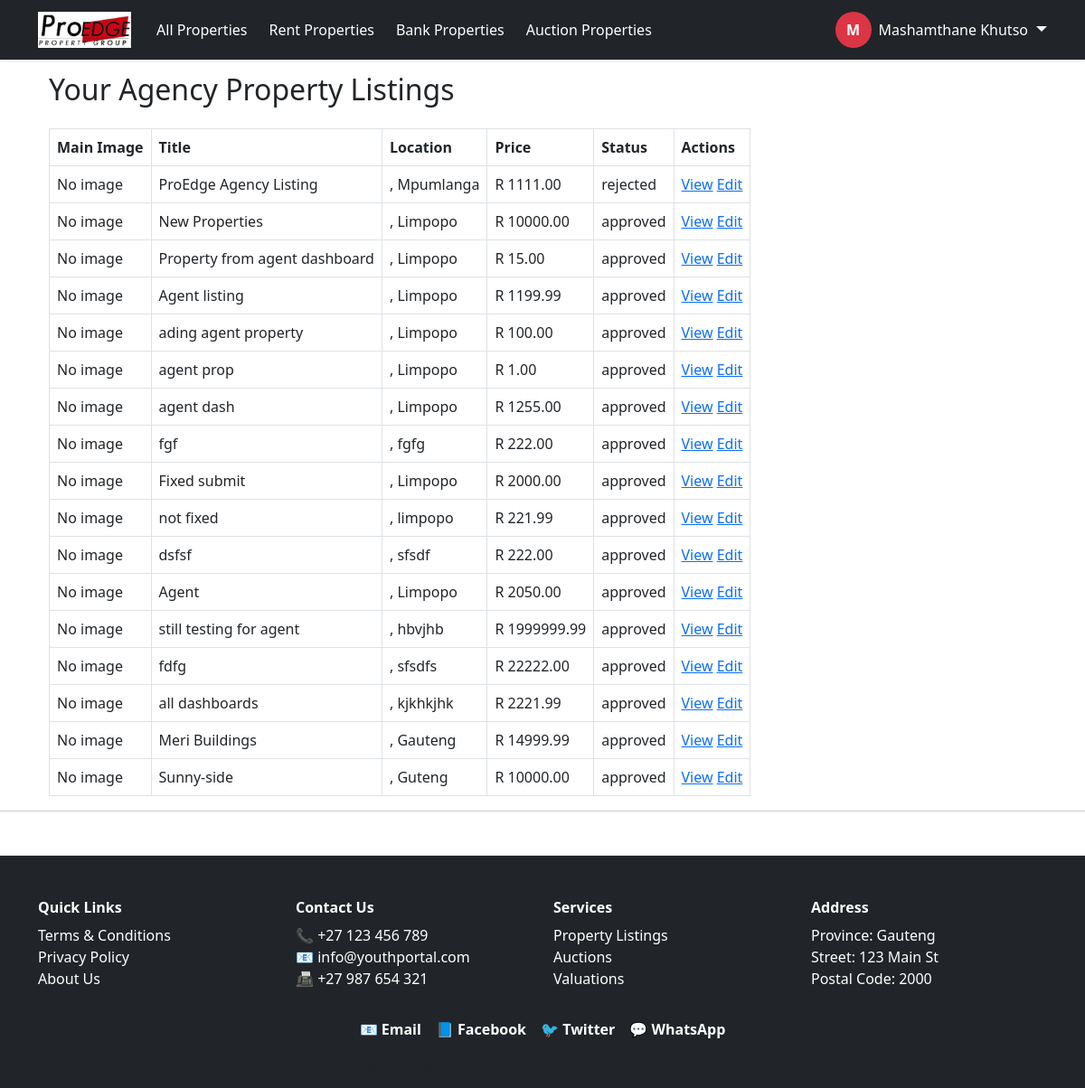
/agency/properties/ (signed in), run on an earlier commit of the app's database.
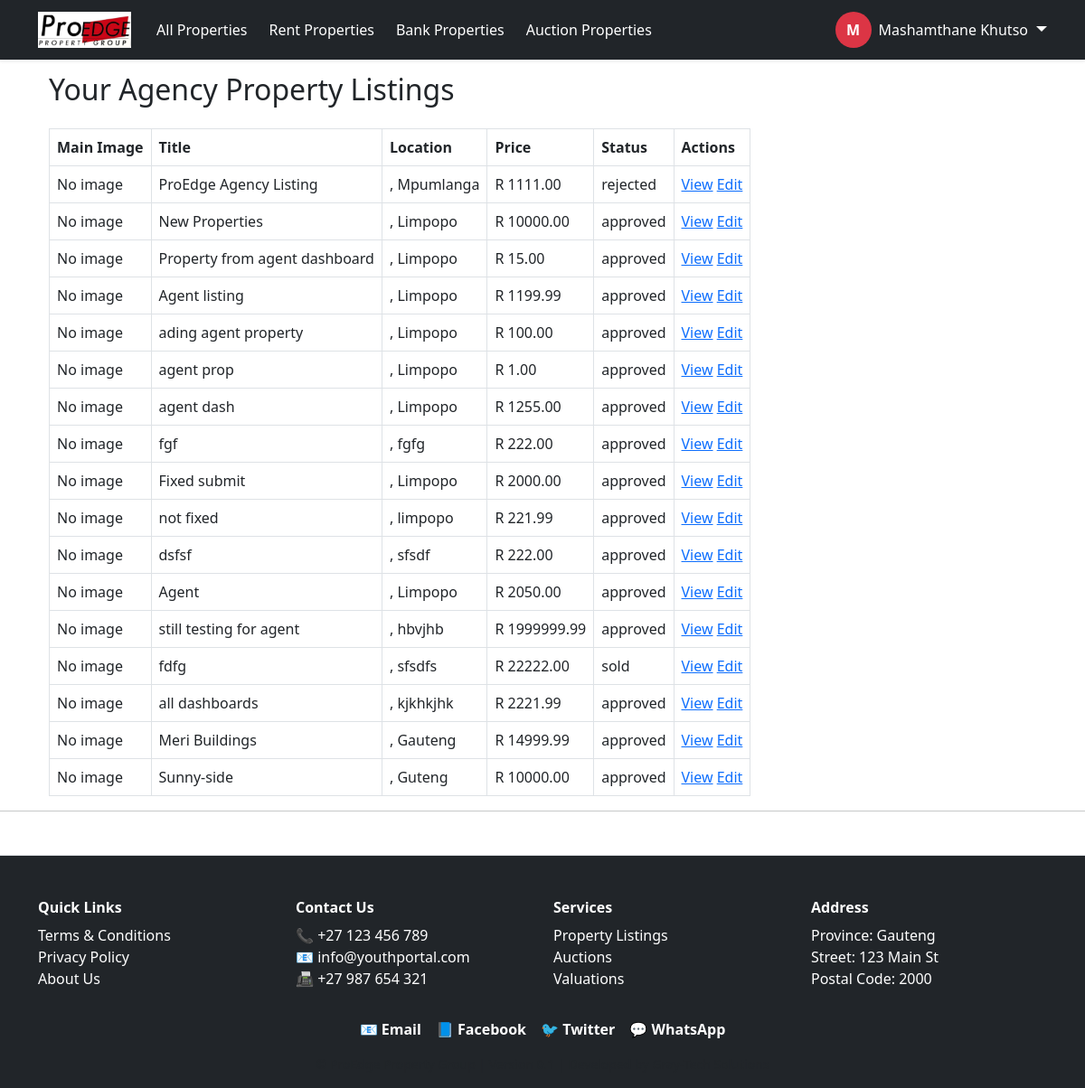
And on a later commit of the database.
### listings/models.py (models this page shows, shortened)
class Property(models.Model):
    PROPERTY_TYPE_CHOICES = [
        ('house', 'House'),
        ('apartment', 'Apartment'),
        ('land', 'Vacant Land'),
        ('commercial', 'Commercial'),
        ('industrial', 'Industrial'),
    ]
    LISTING_TYPE_CHOICES = [
        ('private', 'Private Seller'),
        ('agent', 'Agent'),
        ('bank', 'Bank Property'),
    ]
    STATUS_CHOICES = [
        ('approved', 'Approved'),
        ('pending', 'Pending'),
        ('rejected', 'Rejected'),
        ('sold', 'Sold'),
    ]
    title = models.CharField(max_length=200)
    description = models.TextField()
    price = models.DecimalField(max_digits=12, decimal_places=2)
    location = models.CharField(max_length=255)
    province = models.CharField(max_length=100)  # Now a free-text field
    area = models.CharField(max_length=100, null=True, blank=True)
    property_type = models.CharField(max_length=20, choices=PROPERTY_TYPE_CHOICES)
    listing_type = models.CharField(max_length=20, choices=LISTING_TYPE_CHOICES, default='')
    status = models.CharField(max_length=20, choices=STATUS_CHOICES)
    latitude = models.DecimalField(max_digits=9, decimal_places=6, null=True, blank=True)
    longitude = models.DecimalField(max_digits=9, decimal_places=6, null=True, blank=True)
    floor_plan = models.FileField(upload_to='floor_plans/', null=True, blank=True)
    number_of_bedrooms = models.PositiveIntegerField(null=True, blank=True)
    number_of_kitchens = models.PositiveIntegerField(null=True, blank=True)
    number_of_bathrooms = models.PositiveIntegerField(null=True, blank=True)
    number_of_garages = models.PositiveIntegerField(null=True, blank=True)
    floor_area_m2 = models.DecimalField(max_digits=10, decimal_places=2, null=True, blank=True)
    erf_size_m2 = models.DecimalField(max_digits=10, decimal_places=2, null=True, blank=True)
    price_per_m2 = models.DecimalField(max_digits=10, decimal_places=2, null=True, blank=True)
    price_per_erf_m2 = models.DecimalField(max_digits=10, decimal_places=2, null=True, blank=True)
    has_parking = models.BooleanField(default=False)
    number_of_parking_slots = models.CharField(max_length=10, blank=True, default="N/A")
    seller = models.ForeignKey(settings.AUTH_USER_MODEL, on_delete=models.CASCADE, related_name='properties', null=True, blank=True)
    buyer = models.ForeignKey(settings.AUTH_USER_MODEL, on_delete=models.SET_NULL, null=True, blank=True, related_name='purchased_properties')
    landlord = models.ForeignKey(settings.AUTH_USER_MODEL, on_delete=models.SET_NULL, null=True, blank=True, related_name='rented_properties')
    tenant = models.ForeignKey(settings.AUTH_USER_MODEL, on_delete=models.SET_NULL, null=True, blank=True, related_name='rented_by_properties')
    agent = models.ForeignKey(settings.AUTH_USER_MODEL, on_delete=models.SET_NULL, null=True, blank=True, related_name='listed_properties')
    agents = models.ManyToManyField(settings.AUTH_USER_MODEL, blank=True, related_name='properties_assigned')
    bank = models.ForeignKey(settings.AUTH_USER_MODEL, on_delete=models.SET_NULL, null=True, blank=True, related_name='banked_properties')
    auctioneer = models.ForeignKey(settings.AUTH_USER_MODEL, on_delete=models.SET_NULL, null=True, blank=True, related_name='auctioned_properties')
    agency = models.ForeignKey('Agency', on_delete=models.CASCADE, null=True, blank=True, related_name='properties')
    created_at = models.DateTimeField(auto_now_add=True)
    listed_by_agent = models.ForeignKey("AgentProfile", on_delete=models.SET_NULL, null=True, blank=True)
    class Meta:
        verbose_name_plural = "Properties"

### agencylistings/views.py (the view)
# urls.py: path('properties/', views.agency_property_list, name='agency_property_list'),
@login_required
def agency_property_list(request):
    properties = Property.objects.all()  # Later: filter by agency
    return render(request, 'agencylistings/agency_property_list.html', {'properties': properties})

### agencylistings/templates/agencylistings/agency_property_list.html
{% extends 'base.html' %}
{% block content %}
<div class="container mt-5">
    <h2 class="text-2xl font-semibold mb-4">Your Agency Property Listings</h2>
    {% if properties %}
        <table class="w-full table-auto border border-gray-300 shadow-md">
            <thead class="bg-gray-100">
                <tr>
                    <th class="p-2 border">Main Image</th>
                    <th class="p-2 border">Title</th>
                    <th class="p-2 border">Location</th>
                    <th class="p-2 border">Price</th>
                    <th class="p-2 border">Status</th>
                    <th class="p-2 border">Actions</th>
                </tr>
            </thead>
            <tbody>
                {% for property in properties %}
                    <tr class="hover:bg-gray-50">
                        <td class="p-2 border">
                            {% if property.main_image %}
                                <img src="{{ property.main_image.url }}" alt="Main Image" class="h-16 w-24 object-cover">
                            {% else %}
                                <span class="text-gray-400 italic">No image</span>
                            {% endif %}
                        </td>
                        <td class="p-2 border">{{ property.title }}</td>
                        <td class="p-2 border">{{ property.city }}, {{ property.province }}</td>
                        <td class="p-2 border">R {{ property.price|floatformat:2 }}</td>
                        <td class="p-2 border">{{ property.status }}</td>
                        <td class="p-2 border text-center">
                            <a href="{% url 'agencylistings:property_detail' property.pk %}">View</a>
                            <a href="{% url 'agencylistings:edit_property' property.pk %}">Edit</a>
                        </td>
                    </tr>
                {% endfor %}
            </tbody>
        </table>
    {% else %}
        <p class="text-gray-600 mt-4">No properties found.</p>
    {% endif %}
</div>
{% endblock %}

What changed in the data, as far as the page shows it:
changed Property "fdfg": status "approved" → "sold"
